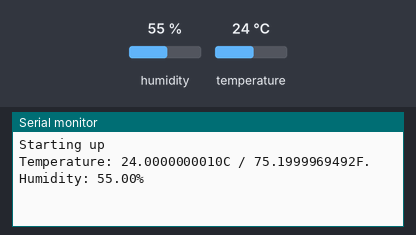
This sketch was run on a simulated Arduino Zero (SAMD21). Shown: the last lines printed to the serial monitor. Inputs (shaded band) come from the test bench; at power-on: humidity 55 %, temperature 24 °C.

Above: at 1.2 s.
1.3 s: humidity set to 22 %
At 2.6 s:
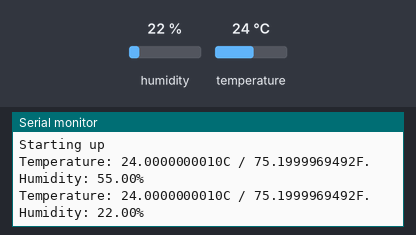
2.8 s: temperature set to 12 °C
4.3 s: humidity set to 40 %
At 4.3 s:
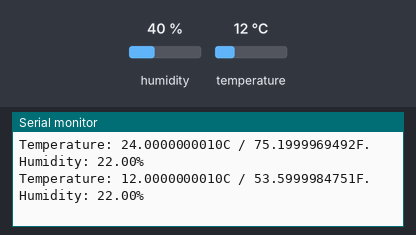
Timing chart, 0 to 7.3 s (numbered marks = the images above; inputs shaded):
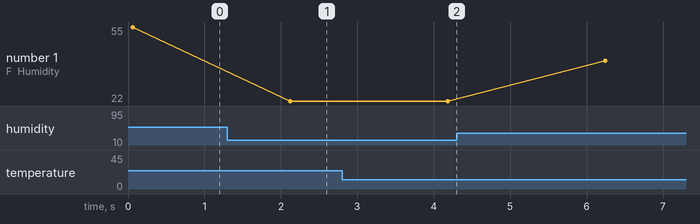

The sketch:

SoilSensorSHT1.ino
```cpp
// (licence header left out)
#include <SHT1x.h>

// Specify data and clock connections and instantiate SHT1x object
#define dataPin  10
#define clockPin 11
SHT1x sht1x(dataPin, clockPin);

void setup()
{
   SerialUSB.begin(38400); // Open serial connection to report values to host
   SerialUSB.println("Starting up");
}

void loop()
{
  float temp_c;
  float temp_f;
  float humidity;

  // Read values from the sensor
  temp_c = sht1x.readTemperatureC();
  temp_f = sht1x.readTemperatureF();
  humidity = sht1x.readHumidity();

  // Print the values to the serial port
  SerialUSB.print("Temperature: ");
  SerialUSB.print(temp_c, DEC);
  SerialUSB.print("C / ");
  SerialUSB.print(temp_f, DEC);
  SerialUSB.print("F. Humidity: ");
  SerialUSB.print(humidity);
  SerialUSB.println("%");

  delay(2000);
}
```

Measured:
- after the input at 1.3 s, the serial monitor: prints a new line after 0.82 s (image 1)
- plotted number 1: 55 → 22 after the input at 1.3 s, 22 → 40 after the input at 4.3 s
